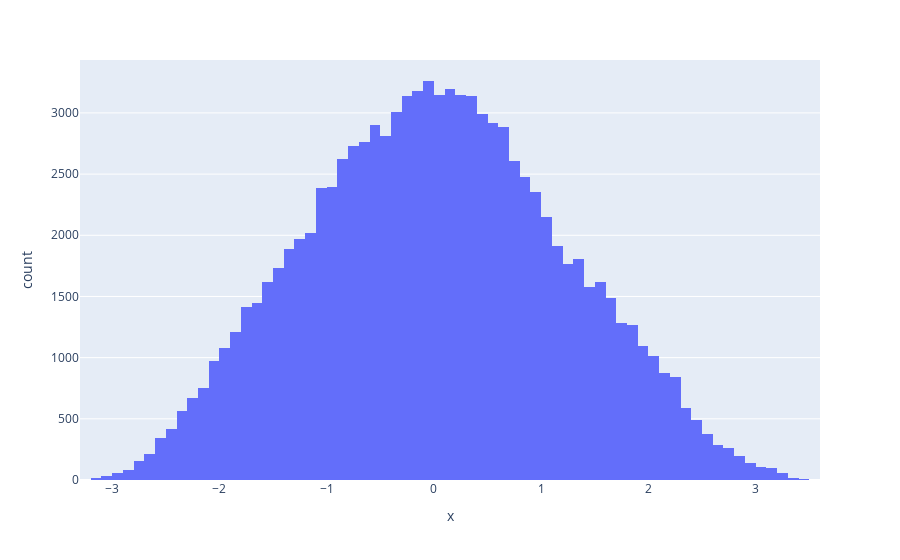

Write notebook code for a chart like this one.
### Markdown cell above
Генерируем синтетические данные (seed не меняем)

### Code cell
np.random.seed(42)

num_obs = 10 ** 5
num_thresholds = 50

X_synthetic = np.random.normal(scale=3, size=[num_obs, 2])
x1_thresholds = np.random.choice(X_synthetic[:, 0], num_thresholds, False)
x2_thresholds = np.random.choice(X_synthetic[:, 1], num_thresholds, False)

gains = np.random.uniform(-0.4086, 0.5, size=[2 * num_thresholds, 1])
x1_thresholds_cond = [X_synthetic[:, 0] >= threshold for threshold in x1_thresholds]
x2_thresholds_cond = [X_synthetic[:, 1] >= threshold for threshold in x2_thresholds]

noise = np.random.uniform(-0.5, 0.5, size=num_obs)

y_synthetic_probits = np.sum(
    gains[:num_thresholds] * x1_thresholds_cond + gains[num_thresholds:] * x2_thresholds_cond, axis=0
) + noise
y_synthetic = np.sign(y_synthetic_probits)

X_train_synthetic, y_train_synthetic = X_synthetic[:int(num_obs * 0.8)], y_synthetic[:int(num_obs * 0.8)]
X_test_synthetic, y_test_synthetic = X_synthetic[int(num_obs * 0.8):], y_synthetic[int(num_obs * 0.8):]

px.histogram(x = y_synthetic_probits, nbins=100)

### Figure 1 — Plotly figure (JSON) as saved in the notebook; plotly's stock layout.template omitted (floating-point values rounded to 4 significant figures; data arrays with more than 128 entries replaced by an {"elided": "..."} marker saying what was removed)
{"data": [{"bingroup": "x", "hovertemplate": "x=%{x}<br>count=%{y}<extra></extra>", "legendgroup": "", "marker": {"color": "#636efa", "pattern": {"shape": ""}}, "name": "", "nbinsx": 100, "orientation": "v", "showlegend": false, "type": "histogram", "x": {"elided": "100000 float values"}, "xaxis": "x", "yaxis": "y"}], "layout": {"barmode": "relative", "legend": {"tracegroupgap": 0}, "margin": {"t": 60}, "xaxis": {"anchor": "y", "domain": [0, 1], "title": {"text": "x"}}, "yaxis": {"anchor": "x", "domain": [0, 1], "title": {"text": "count"}}}}
